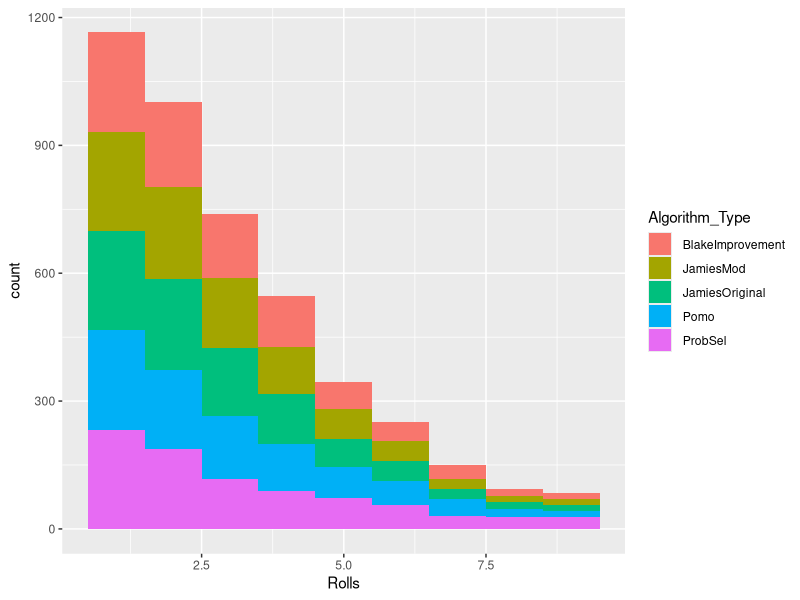
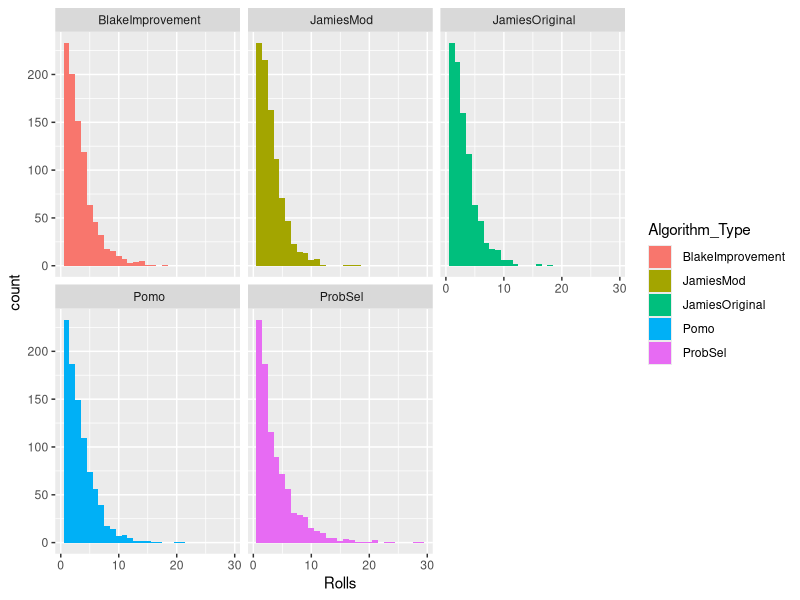

Here is the R script that generated these plots, in order:
## ---- chunk 1
roll_data <- read.csv("test_data_3.csv")
head(roll_data)
## ---- chunk 2
library(ggplot2)



pl_data = roll_data[roll_data$Rolls < 10,]
ggplot(pl_data, aes(x=Rolls, fill=Algorithm_Type)) +
  geom_histogram(binwidth = 1)
## ---- chunk 3
pl_data = roll_data[roll_data$Rolls < 30,]
ggplot(pl_data, aes(x=Rolls, fill=Algorithm_Type)) +
  geom_histogram(binwidth = 1) +
  facet_wrap(~Algorithm_Type)
## ---- chunk 4
library(tidyverse)


